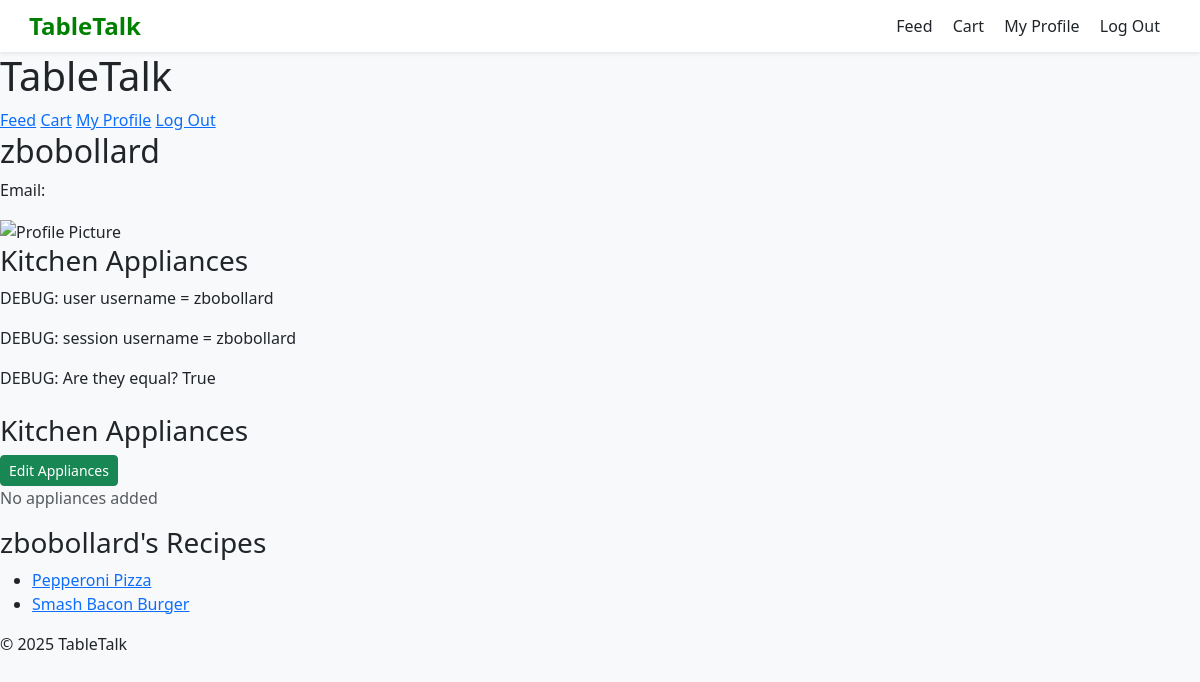
The app's page /my_profile (signed in) with its own data.
### tables this page shows
CREATE TABLE users (
    id INTEGER PRIMARY KEY AUTOINCREMENT,
    username TEXT NOT NULL,
    password TEXT NOT NULL,
    first_name TEXT NOT NULL,
    last_name TEXT NOT NULL,
    favorite_food TEXT NOT NULL
, cart);

CREATE TABLE "posts" (
    id INTEGER PRIMARY KEY AUTOINCREMENT,
    title TEXT NOT NULL,
    category TEXT NOT NULL,
    user_id INTEGER NOT NULL,
    appliance_id INTEGER, username, ingredients, steps, appliances,  -- now optional
    -- include any other columns you had
    FOREIGN KEY (user_id) REFERENCES users(id)
);

### app.py (the view)
@app.route('/my_profile')
def my_profile():
    if "username" in session:
        db = get_db()
        cur = db.execute('SELECT * FROM users WHERE username = ?',
                         [session['username']])
        user = cur.fetchone()
        if user is not None:
            appliances = db.execute('SELECT * FROM appliances WHERE user_id = ?', [user['id']]).fetchone()
            recipes = db.execute('SELECT * FROM posts WHERE user_id = ? ORDER BY id DESC', [user['id']]).fetchall()
            return render_template('user_profile.html', user=user,appliances=appliances,recipes=recipes)
        else:
            flash("User does not exist", "error")
            print_flashes()
            return redirect(url_for('show_feed'))
    else:
        flash("Your username is needed load your profile", "error")
        print_flashes()
        return redirect(url_for('show_feed'))

### app.py (called while the page is built)
def connect_db():
    rv = sqlite3.connect(app.config['DATABASE'])
    rv.row_factory = sqlite3.Row
    return rv

def get_db():
    if not hasattr(g, 'sqlite_db'):
        g.sqlite_db = connect_db()
    return g.sqlite_db

### templates/user_profile.html (shortened to what this page needs)
{% extends "layout.html" %}
{% block content %}
    <header>
        <h1>TableTalk</h1>
        <nav>
            <a href="{{ url_for('show_feed') }}">Feed</a>
            <a href="{{ url_for('show_cart') }}">Cart</a>
            <a href="{{ url_for('my_profile') }}">My Profile</a>
            <a href="{{ url_for('logout') }}">Log Out</a>
        </nav>
    </header>
    <main>
        <section class="profile-info">
            <h2>{{ user.username }}</h2>
            <p>Email: {{ user.email }}</p>
            <img src="{{ user.profile_picture }}" alt=" Profile Picture"/>
        </section>
        <h3>Kitchen Appliances</h3>
        <p>DEBUG: user username = {{ user['username'] }}</p>
        <p>DEBUG: session username = {{ session['username'] }}</p>
        <p>DEBUG: Are they equal? {{ user['username'] == session['username'] }}</p>
        <section class="mt-4">
            <h3>Kitchen Appliances</h3>
            {% if user['username'] == session['username'] %}
                <button class="btn btn-success btn-sm" data-bs-toggle="modal" data-bs-target="#appliancesModal">
                    Edit Appliances
                </button>
            {% endif %}
            {% if appliances %}
                <div class="mt-3">
                    {% if appliances['stove'] %}
                        <span class="badge bg-success m-1">Stove</span>
                    {% endif %}
                    {% if appliances['oven'] %}
                        <span class="badge bg-success m-1">Oven</span>
                    {% endif %}
                    {% if appliances['microwave'] %}
                        <span class="badge bg-success m-1">Microwave</span>
                    {% endif %}
                    {% if appliances['blender'] %}
                        <span class="badge bg-success m-1">Blender</span>
                    {% endif %}
                    {% if appliances['toaster'] %}
                        <span class="badge bg-success m-1">Toaster</span>
                    {% endif %}
                    {% if appliances['air_fryer'] %}
                        <span class="badge bg-success m-1">Air Fryer</span>
                    {% endif %}
                    {% if appliances['slow_cooker'] %}
                        <span class="badge bg-success m-1">Slow Cooker</span>
                    {% endif %}
                    {% if appliances['pressure_cooker'] %}
                        <span class="badge bg-success m-1">Pressure Cooker</span>
                    {% endif %}
                    {% if appliances['grill'] %}
                        <span class="badge bg-success m-1">Grill</span>
                    {% endif %}
                </div>
            {% else %}
                <p class="text-muted">No appliances added</p>
            {% endif %}
        </section>
        <section class="user-recipes">
            <h3>{{ user.username }}'s Recipes</h3>
            {% if recipes %}
                <ul>
                    {% for recipe in recipes %}
                        <li>
                            <a href="{{ url_for('view_recipe', recipe_id=recipe['id']) }}">
                                {{ recipe['title'] }}
                            </a>
                        </li>
                    {% endfor %}
                </ul>
            {% else %}
            <p>No recipes posted yet</p>
            {% endif %}
        </section>
    </main>
    <footer>
        <p>&copy; 2025 TableTalk</p>
    </footer>
{% endblock %}

### templates/layout.html (style rules this page uses)
body { background-color: #f8f9fa; }

### records on screen
users: username "zbobollard", username "True"
posts: title "Pepperoni Pizza"
posts: title "Smash Bacon Burger"

### other values on screen
{{ session['username'] }} "zbobollard"
